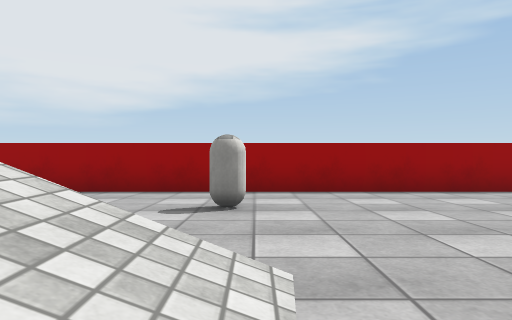
View 1 (above)

16 first-person views from a walk through a Unity game level. The camera is 0.65 m above the floor, looks level and sees 70° across. The floor is counted in squares, 1 m on a side. Each view is taken from the middle of a square. On the plan, view 1 faces up. The plan holds only what a view shows up to about 10 squares ahead; the rest is blank. The player is left out. Surface patterns are stand-ins for the level's own textures.

View 2
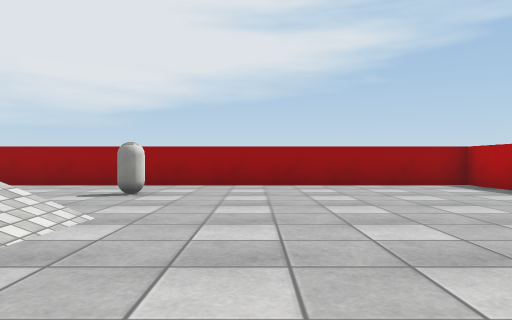

View 3
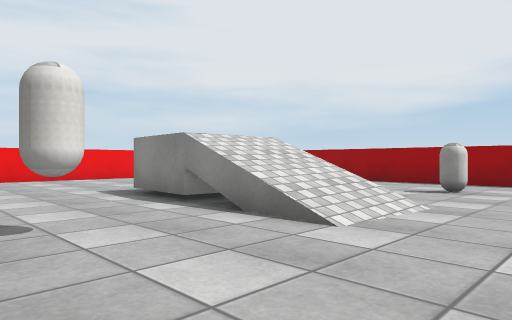

View 4
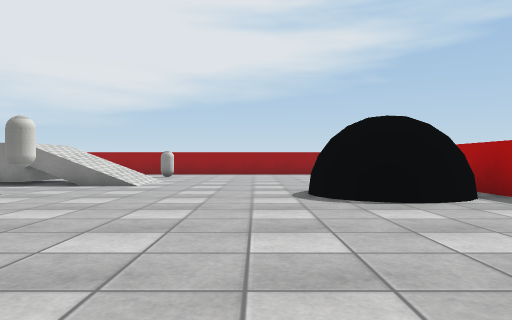

View 5
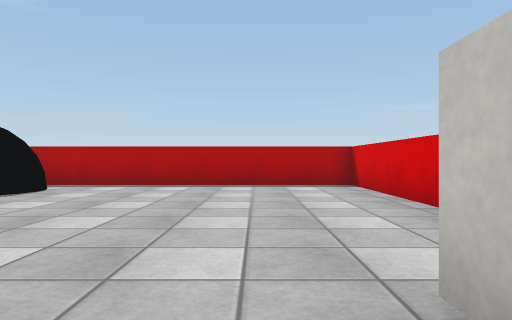

View 6
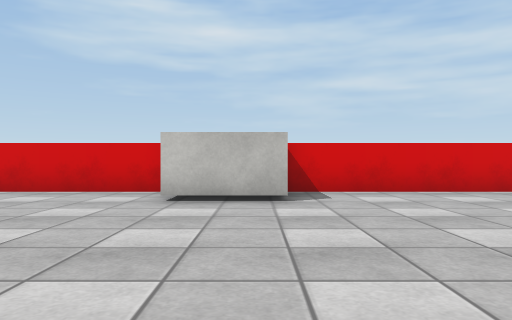

View 7
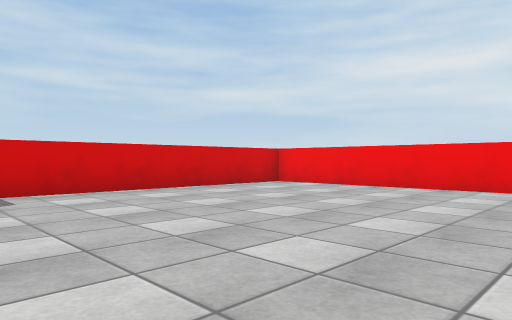

View 8
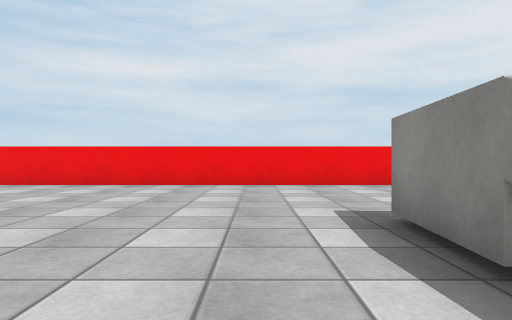

View 9
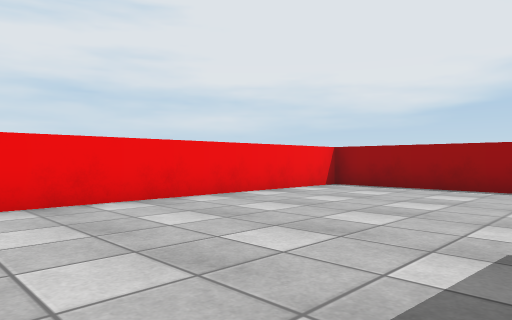

View 10
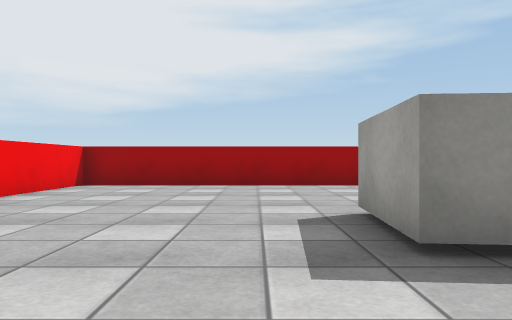

View 11
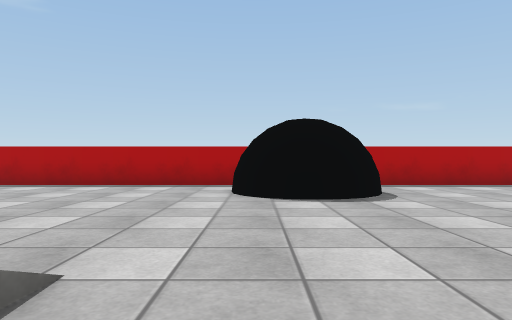

View 12
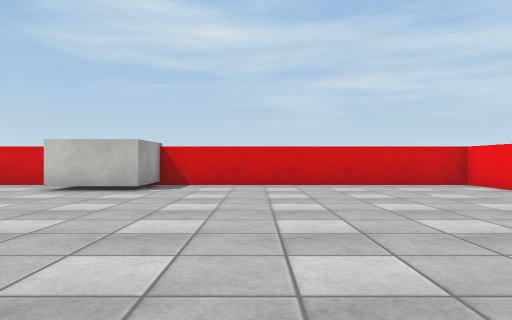

View 13
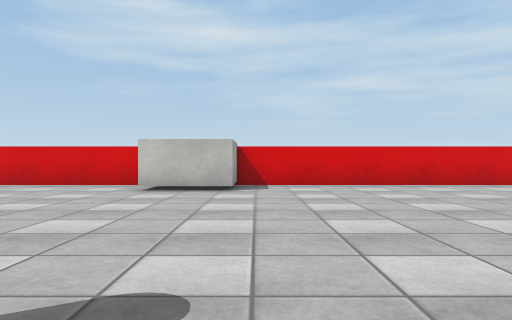

View 14
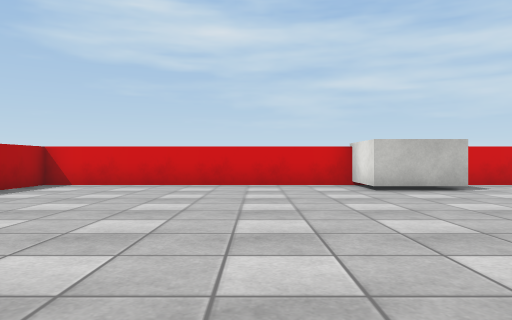

View 15
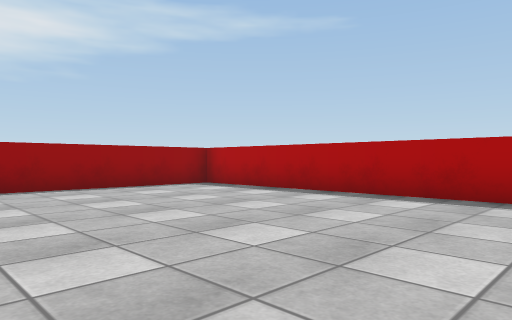

View 16
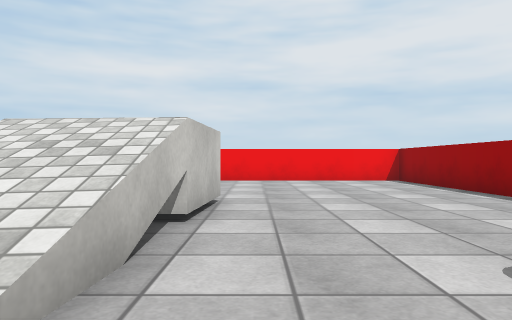

### Floor plan
Key: @ floor where view 1 was taken; # wall or solid block; x gap in a wall; . main floor; : floor 1.1 m higher than the main floor; / step, stairs or slope; = window, fence, low wall or low ledge; O other object.
Columns run from 11 left of view 1 to 8 right of it. Each row starts with its distance up from view 1.
  8 ####################
  7 #..................#
  6 #..................#
  5 #..........O.......#
  4 #..................#
  3 #..................#
  2 #......::/=/.......#
  1 #......::///.......#
  0 #......O./=@.......#
 -1 #...............##.#
 -2 #........OO.....##x#
 -3 #...............##.#
 -4 #..................#
 -5 #..................#
 -6 #..................#
 -7 #..................#
 -8 #..................#
 -9 #........OO........#
-10 #........OO........#
-11 ####################

Where each view was taken, in squares from view 1:
view 1: 0 up, 0 right, facing up
view 2: 2 down, 2 right, facing up
view 3: 3 down, 2 right, facing up-left
view 4: 9 down, 3 right, facing up
view 5: 8 down, 2 left, facing right
view 6: 3 down, 2 left, facing down
view 7: 3 down, 2 left, facing down-left
view 8: 1 down, 1 left, facing left
view 9: 1 down, 5 left, facing up-left
view 10: 2 down, 6 left, facing up
view 11: 1 down, 2 left, facing right
view 12: 1 down, 5 left, facing down
view 13: 1 down, 3 left, facing down
view 14: 1 down, 2 right, facing down
view 15: 1 down, 1 right, facing up-right
view 16: 3 up, 1 right, facing left
